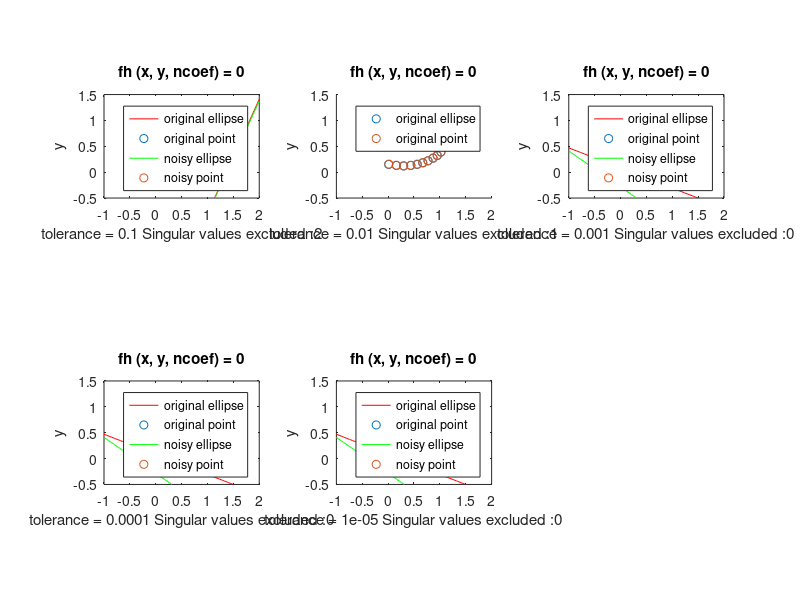

Write the MATLAB code that produced this figure.
warning off MATLAB:ezplotfeval:NotVectorized
x = [1.02, 0.95, 0.87, 0.77, 0.67, 0.56, 0.44, 0.3, 0.16, 0.01]';
y = [0.39, .32, 0.27, 0.22, 0.18, 0.15, 0.13, 0.12, 0.13, 0.15]';
noise = unifrnd(-0.005,0.005,10,2);

nx = x + noise(:,1);
ny = y + noise(:,2);

A = [y.^2, y.*x, x, y, ones(10,1)];
b = x.^2;

nA = [ny.^2, ny.*nx, nx, ny, ones(10,1)];
nb = nx.^2;

[U, S, V] = svd(A);
[nU, nS, nV] = svd(nA);
fh = @(x,y,coef) coef(1)*y^2 + coef(2)*x*y + coef(3)*x + coef(4)*y + coef(5) - x^2;

figure
for k=1:5
    %SVD without noise
    l_index = find(diag(S)<10^-k,1);
    if isempty(l_index)
        l_index = 5;
    else
        l_index = l_index-1;
    end
    [U_,S_,V_] = svds(A, l_index);
    b_ = U_'*b;
    S_ = S_*V_';
    coef = mldivide(S_, b_);
    subplot(2, 3, k) ;
    ez1 = ezplot(@(x,y)fh(x,y,coef),[-1,2,-0.5,1.5]), axis equal;
    set(ez1,'Color','red');
    hold on
    scatter(x,y)
    hold on
    
    %SVD with noise 
    l_index = find(diag(nS)<10^-k,1);
    if isempty(l_index)
        l_index = 5;
    else
        l_index = l_index-1;
    end
    [nU_,nS_,nV_] = svds(nA, l_index);
    nb_ = nU_'*nb;
    nS_ = nS_*nV_';
    ncoef = mldivide(nS_, nb_);
    ez2 = ezplot(@(x,y)fh(x,y,ncoef),[-1,2,-0.5,1.5]), axis equal;
    set(ez2,'Color','green');
    hold on
    scatter(nx,ny)
    legend('original ellipse','original point','noisy ellipse', 'noisy point')
    xlabel(['tolerance = ', num2str(10^-k), ' Singular values excluded :', num2str(5-l_index)]);
end